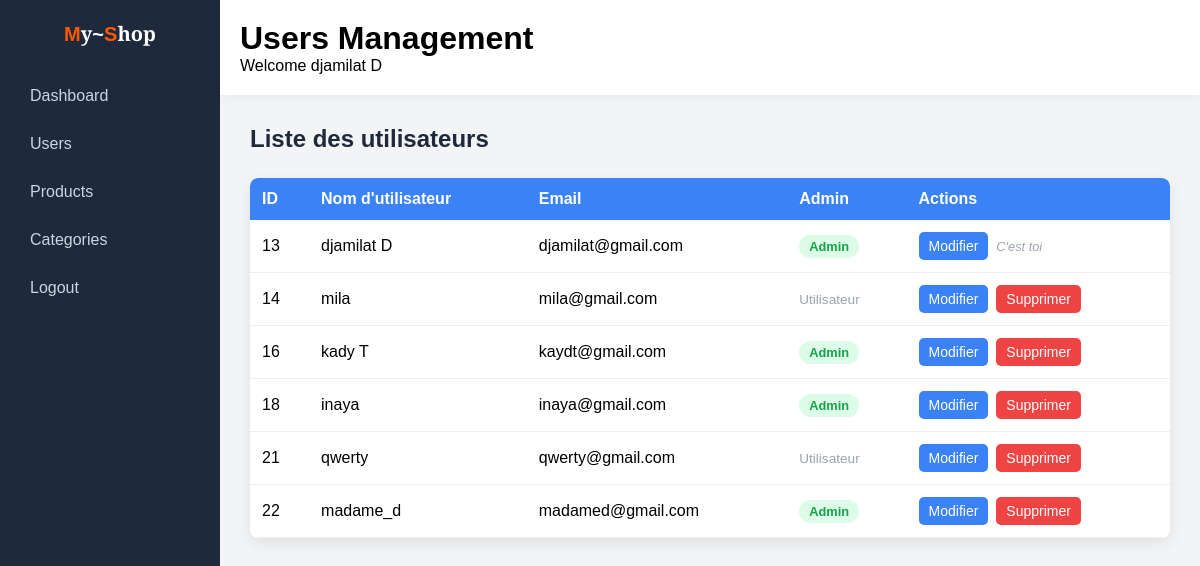
The app's page /views/admin_users.php (signed in) with its own data.
### tables this page shows
CREATE TABLE `users` (
  `id` int(11) NOT NULL,
  `username` varchar(255) DEFAULT NULL,
  `password` varchar(255) DEFAULT NULL,
  `email` varchar(50) DEFAULT NULL,
  `admin` tinyint(4) DEFAULT NULL,
  `created_at` datetime DEFAULT NULL
);

### models/User.php (called while the page is built, shortened)
<?php
class User {
    private $pdo;
    public function __construct($pdo) {
        $this->pdo = $pdo;
    }
    public function getAllUsers() {
        $stmt = $this->pdo->query("SELECT * FROM users");
        return $stmt->fetchAll(PDO::FETCH_ASSOC);
    }
}

### views/admin_users.php (the view, shortened to what this page needs)
<?php
require_once "../models/connexion.php";
require_once "../models/User.php";
$userObj = new User($pdo);
$users = $userObj->getAllUsers();
?>
<!DOCTYPE html>
<html lang="fr">
<head>
<link rel="stylesheet" href="../style.css">
</head>
<body>
<div class="admin-layout">
<div class="sidebar">
<h2 class="sidebar-logo"><span class="styleM">M</span>y<span class="style">~</span><span class="styleS">S</span>hop</h2>
<a href="admin.php">Dashboard</a>
<a href="admin_users.php" class="active">Users</a>
<a href="admin_products.php">Products</a>
<a href="add_categorie.php">Categories</a>
<a href="logout.php">Logout</a>
</div>
<div class="main-content">
<div class="header">
<h1>Users Management</h1>
<p>Welcome <?= htmlspecialchars($_SESSION['username']) ?></p>
</div>
<div class="container" style="display: block;">
<div class="page-toolbar">
<h2>Liste des utilisateurs</h2>
</div>
<div class="table-wrap">
<table>
<thead>
<tr>
<th>ID</th>
<th>Nom d'utilisateur</th>
<th>Email</th>
<th>Admin</th>
<th>Actions</th>
</tr>
</thead>
<tbody>
<?php foreach ($users as $user): ?>
<tr>
<td><?= $user['id'] ?></td>
<td><?= htmlspecialchars($user['username']) ?></td>
<td><?= htmlspecialchars($user['email']) ?></td>
<td>
    <?php if ($user['admin']): ?>
        <span class="badge-admin">Admin</span>
    <?php else: ?>
        <span class="badge-none">Utilisateur</span>
    <?php endif; ?>
</td>
<td>
<div class="actions-cell">
<a class="btn btn-edit"
href="?edit=<?= $user['id'] ?>">Modifier</a>
<?php if ($user['id'] != $_SESSION['user_id']): ?>
<a class="btn btn-delete"
href="?delete=<?= $user['id'] ?>"
onclick="return confirm('Supprimer cet utilisateur ?')">
Supprimer
</a>
<?php else: ?>
<span class="owner-note">C'est toi</span>
<?php endif; ?>
</div>
</td>
</tr>
<?php endforeach; ?>
</tbody>
</table>
</div>
</div>
</div>
</div>
</body>
</html>

### style.css (style rules this page uses)
* { margin: 0; padding: 0; box-sizing: border-box; font-family: Arial, Helvetica, sans-serif; }
body { background-color: #f3f4f6; }
.sidebar { position: fixed; left: 0; top: 0; width: 220px; height: 100vh; background: #1e293b; padding: 20px; }
.sidebar h2 { color: white; margin-bottom: 30px; text-align: center; }
.sidebar-logo { font-family: 'Cinzel Decorative', cursive; font-size: 20px; }
.sidebar-logo .styleM, .sidebar-logo .styleS { color: rgb(255, 89, 0); }
.sidebar-logo .style { color: white; }
.sidebar a { display: block; color: #cbd5e1; text-decoration: none; padding: 10px; border-radius: 6px; margin-bottom: 10px; transition: 0.2s; }
.header { margin-left: 220px; background: white; padding: 20px; box-shadow: 0 2px 10px rgba(0,0,0,0.05); }
.header h1 { display: flex; justify-content: space-between; align-items: center; }
.container { margin-left: 220px; padding: 30px; display: grid; grid-template-columns: repeat(auto-fit, minmax(250px,1fr)); gap: 20px; }
table { width: 100%; border-collapse: collapse; background: white; border-radius: 8px; overflow: hidden; box-shadow: 0 5px 15px rgba(0,0,0,0.08); }
th { background: #3b82f6; color: white; padding: 12px; text-align: left; }
td { padding: 12px; border-bottom: 1px solid #eee; }
.btn { padding: 6px 10px; border-radius: 5px; text-decoration: none; font-size: 14px; }
.btn-edit { background: #3b82f6; color: white; }
.btn-delete { background: #ef4444; color: white; }
.page-toolbar { display: flex; justify-content: space-between; align-items: center; flex-wrap: wrap; gap: 15px; margin-bottom: 25px; }
.page-toolbar h2 { color: #1e293b; }
.table-wrap { overflow-x: auto; border-radius: 8px; box-shadow: 0 5px 15px rgba(0,0,0,0.08); }
.table-wrap table { box-shadow: none; margin: 0; }
.badge-none { color: #9ca3af; font-size: 0.85em; }
.actions-cell { display: flex; gap: 8px; align-items: center; flex-wrap: wrap; }
.owner-note { color: #9ca3af; font-size: 0.8em; font-style: italic; }
.badge-admin { display: inline-block; background: #dcfce7; color: #16a34a; padding: 4px 10px; border-radius: 20px; font-size: 0.8em; font-weight: bold; }

### records on screen
users: id "13", username "djamilat D", email "djamilat@gmail.com", admin "Admin", shows "C'est toi"
users: id "14", username "mila", email "mila@gmail.com", admin "Utilisateur"
users: id "16", username "kady T", email "kaydt@gmail.com", admin "Admin"
users: id "18", username "inaya", email "inaya@gmail.com", admin "Admin"
users: id "21", username "qwerty", email "qwerty@gmail.com", admin "Utilisateur"
users: id "22", username "madame_d", email "madamed@gmail.com", admin "Admin"

### other values on screen
$_SESSION['username'] "djamilat D"
